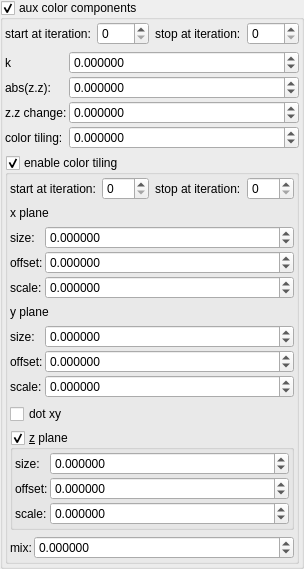
    <widget class="MyGroupBox" name="groupCheck_fold_color_aux_color_enabled_false">
     <property name="title">
      <string>aux color components&amp;</string>
     </property>
     <property name="checkable">
      <bool>true</bool>
     </property>
     <layout class="QVBoxLayout" name="verticalLayout_5">
      <property name="leftMargin">
       <number>2</number>
      </property>
      <property name="topMargin">
       <number>2</number>
      </property>
      <property name="rightMargin">
       <number>2</number>
      </property>
      <property name="bottomMargin">
       <number>2</number>
      </property>
      <item>
       <layout class="QHBoxLayout" name="horizontalLayout_21" stretch="0,1,0,1">
        <item>
         <widget class="QLabel" name="label_102">
          <property name="text">
           <string>start at iteration:</string>
          </property>
         </widget>
        </item>
        <item>
         <widget class="MySpinBox" name="spinboxInt_fold_color_start_iterations_A">
          <property name="sizePolicy">
           <sizepolicy hsizetype="Minimum" vsizetype="Maximum">
            <horstretch>0</horstretch>
            <verstretch>0</verstretch>
           </sizepolicy>
          </property>
          <property name="minimum">
           <number>0</number>
          </property>
          <property name="maximum">
           <number>999</number>
          </property>
          <property name="value">
           <number>0</number>
          </property>
         </widget>
        </item>
        <item>
         <widget class="QLabel" name="label_74">
          <property name="text">
           <string>stop at iteration:</string>
          </property>
         </widget>
        </item>
        <item>
         <widget class="MySpinBox" name="spinboxInt_fold_color_stop_iterations_A">
          <property name="sizePolicy">
           <sizepolicy hsizetype="Preferred" vsizetype="Maximum">
            <horstretch>0</horstretch>
            <verstretch>0</verstretch>
           </sizepolicy>
          </property>
          <property name="maximum">
           <number>999</number>
          </property>
         </widget>
        </item>
       </layout>
      </item>
      <item>
       <layout class="QGridLayout" name="gridLayout_16" columnstretch="0,1">
        <property name="spacing">
         <number>2</number>
        </property>
        <item row="0" column="1">
         <widget class="MyDoubleSpinBox" name="spinbox4_fold_color_difs_0000_x">
          <property name="sizePolicy">
           <sizepolicy hsizetype="Minimum" vsizetype="Maximum">
            <horstretch>0</horstretch>
            <verstretch>0</verstretch>
           </sizepolicy>
          </property>
          <property name="prefix">
           <string/>
          </property>
          <property name="suffix">
           <string/>
          </property>
          <property name="decimals">
           <number>6</number>
          </property>
          <property name="minimum">
           <double>-100.000000000000000</double>
          </property>
          <property name="maximum">
           <double>100.000000000000000</double>
          </property>
          <property name="singleStep">
           <double>0.100000000000000</double>
          </property>
         </widget>
        </item>
        <item row="1" column="1">
         <widget class="MyDoubleSpinBox" name="spinbox4_fold_color_difs_0000_y">
          <property name="sizePolicy">
           <sizepolicy hsizetype="Minimum" vsizetype="Maximum">
            <horstretch>0</horstretch>
            <verstretch>0</verstretch>
           </sizepolicy>
          </property>
          <property name="prefix">
           <string/>
          </property>
          <property name="suffix">
           <string/>
          </property>
          <property name="decimals">
           <number>6</number>
          </property>
          <property name="minimum">
           <double>-100.000000000000000</double>
          </property>
          <property name="maximum">
           <double>100.000000000000000</double>
          </property>
          <property name="singleStep">
           <double>0.100000000000000</double>
          </property>
         </widget>
        </item>
        <item row="1" column="0">
         <widget class="QLabel" name="label_39">
          <property name="text">
           <string>abs(z.z):</string>
          </property>
         </widget>
        </item>
        <item row="0" column="0">
         <widget class="QLabel" name="label_31">
          <property name="text">
           <string>k</string>
          </property>
         </widget>
        </item>
        <item row="2" column="1">
         <widget class="MyDoubleSpinBox" name="spinbox4_fold_color_difs_0000_z">
          <property name="sizePolicy">
           <sizepolicy hsizetype="Minimum" vsizetype="Maximum">
            <horstretch>0</horstretch>
            <verstretch>0</verstretch>
           </sizepolicy>
          </property>
          <property name="prefix">
           <string/>
          </property>
          <property name="suffix">
           <string/>
          </property>
          <property name="decimals">
           <number>6</number>
          </property>
          <property name="minimum">
           <double>-100.000000000000000</double>
          </property>
          <property name="maximum">
           <double>100.000000000000000</double>
          </property>
          <property name="singleStep">
           <double>0.100000000000000</double>
          </property>
         </widget>
        </item>
        <item row="3" column="1">
         <widget class="MyDoubleSpinBox" name="spinbox4_fold_color_difs_0000_w">
          <property name="enabled">
           <bool>true</bool>
          </property>
          <property name="sizePolicy">
           <sizepolicy hsizetype="Minimum" vsizetype="Maximum">
            <horstretch>0</horstretch>
            <verstretch>0</verstretch>
           </sizepolicy>
          </property>
          <property name="prefix">
           <string/>
          </property>
          <property name="suffix">
           <string/>
          </property>
          <property name="decimals">
           <number>6</number>
          </property>
          <property name="minimum">
           <double>-999.990000000000009</double>
          </property>
          <property name="maximum">
           <double>999.990000000000009</double>
          </property>
          <property name="singleStep">
           <double>0.100000000000000</double>
          </property>
         </widget>
        </item>
        <item row="3" column="0">
         <widget class="QLabel" name="label_32">
          <property name="text">
           <string>color tiling:</string>
          </property>
         </widget>
        </item>
        <item row="2" column="0">
         <widget class="QLabel" name="label_33">
          <property name="text">
           <string>z.z change:</string>
          </property>
         </widget>
        </item>
       </layout>
      </item>
      <item>
       <widget class="MyGroupBox" name="groupCheck_fold_color_aux_color_enabledA_false">
        <property name="title">
         <string>enable color tiling&amp;</string>
        </property>
        <property name="checkable">
         <bool>true</bool>
        </property>
        <layout class="QVBoxLayout" name="verticalLayout_6">
         <property name="leftMargin">
          <number>2</number>
         </property>
         <property name="topMargin">
          <number>2</number>
         </property>
         <property name="rightMargin">
          <number>2</number>
         </property>
         <property name="bottomMargin">
          <number>2</number>
         </property>
         <item>
          <layout class="QHBoxLayout" name="horizontalLayout_23" stretch="0,1,0,1">
           <item>
            <widget class="QLabel" name="label_103">
             <property name="text">
              <string>start at iteration:</string>
             </property>
            </widget>
           </item>
           <item>
            <widget class="MySpinBox" name="spinboxInt_transf_start_iterations_T">
             <property name="sizePolicy">
              <sizepolicy hsizetype="Minimum" vsizetype="Maximum">
               <horstretch>0</horstretch>
               <verstretch>0</verstretch>
              </sizepolicy>
             </property>
             <property name="minimum">
              <number>0</number>
             </property>
             <property name="maximum">
              <number>999</number>
             </property>
             <property name="value">
              <number>0</number>
             </property>
            </widget>
           </item>
           <item>
            <widget class="QLabel" name="label_75">
             <property name="text">
              <string>stop at iteration:</string>
             </property>
            </widget>
           </item>
           <item>
            <widget class="MySpinBox" name="spinboxInt_transf_stop_iterations_T">
             <property name="sizePolicy">
              <sizepolicy hsizetype="Preferred" vsizetype="Maximum">
               <horstretch>0</horstretch>
               <verstretch>0</verstretch>
              </sizepolicy>
             </property>
             <property name="maximum">
              <number>999</number>
             </property>
            </widget>
           </item>
          </layout>
         </item>
         <item>
          <widget class="QLabel" name="label_142">
           <property name="text">
            <string>x plane</string>
           </property>
          </widget>
         </item>
         <item>
          <layout class="QGridLayout" name="gridLayout_18" rowstretch="0,0,0" columnstretch="0,1">
           <property name="spacing">
            <number>2</number>
           </property>
           <item row="0" column="1">
            <widget class="MyDoubleSpinBox" name="spinbox3_transf_constant_multiplier_111_x">
             <property name="enabled">
              <bool>true</bool>
             </property>
             <property name="sizePolicy">
              <sizepolicy hsizetype="Minimum" vsizetype="Maximum">
               <horstretch>0</horstretch>
               <verstretch>0</verstretch>
              </sizepolicy>
             </property>
             <property name="prefix">
              <string/>
             </property>
             <property name="suffix">
              <string/>
             </property>
             <property name="decimals">
              <number>6</number>
             </property>
             <property name="minimum">
              <double>-999.990000000000009</double>
             </property>
             <property name="maximum">
              <double>999.990000000000009</double>
             </property>
             <property name="singleStep">
              <double>0.100000000000000</double>
             </property>
            </widget>
           </item>
           <item row="2" column="0">
            <widget class="QLabel" name="label_143">
             <property name="text">
              <string>scale:</string>
             </property>
            </widget>
           </item>
           <item row="1" column="1">
            <widget class="MyDoubleSpinBox" name="spinbox3_transf_addition_constantP_000_x">
             <property name="enabled">
              <bool>true</bool>
             </property>
             <property name="sizePolicy">
              <sizepolicy hsizetype="Minimum" vsizetype="Maximum">
               <horstretch>0</horstretch>
               <verstretch>0</verstretch>
              </sizepolicy>
             </property>
             <property name="prefix">
              <string/>
             </property>
             <property name="suffix">
              <string/>
             </property>
             <property name="decimals">
              <number>6</number>
             </property>
             <property name="minimum">
              <double>-999.990000000000009</double>
             </property>
             <property name="maximum">
              <double>999.990000000000009</double>
             </property>
             <property name="singleStep">
              <double>0.100000000000000</double>
             </property>
            </widget>
           </item>
           <item row="0" column="0">
            <widget class="QLabel" name="label_144">
             <property name="text">
              <string>size:</string>
             </property>
            </widget>
           </item>
           <item row="1" column="0">
            <widget class="QLabel" name="label_145">
             <property name="text">
              <string>offset:</string>
             </property>
            </widget>
           </item>
           <item row="2" column="1">
            <widget class="MyDoubleSpinBox" name="spinbox3_transf_constant_multiplierC_111_x">
             <property name="enabled">
              <bool>true</bool>
             </property>
             <property name="sizePolicy">
              <sizepolicy hsizetype="Minimum" vsizetype="Maximum">
               <horstretch>0</horstretch>
               <verstretch>0</verstretch>
              </sizepolicy>
             </property>
             <property name="prefix">
              <string/>
             </property>
             <property name="suffix">
              <string/>
             </property>
             <property name="decimals">
              <number>6</number>
             </property>
             <property name="minimum">
              <double>-999.990000000000009</double>
             </property>
             <property name="maximum">
              <double>999.990000000000009</double>
             </property>
             <property name="singleStep">
              <double>0.100000000000000</double>
             </property>
            </widget>
           </item>
          </layout>
         </item>
         <item>
          <widget class="QLabel" name="label_147">
           <property name="text">
            <string>y plane</string>
           </property>
          </widget>
         </item>
         <item>
          <layout class="QGridLayout" name="gridLayout_19" rowstretch="0,0,0" columnstretch="0,1">
           <property name="spacing">
            <number>2</number>
           </property>
           <item row="2" column="0">
            <widget class="QLabel" name="label_148">
             <property name="text">
              <string>scale:</string>
             </property>
            </widget>
           </item>
           <item row="0" column="0">
            <widget class="QLabel" name="label_149">
             <property name="text">
              <string>size:</string>
             </property>
            </widget>
           </item>
           <item row="1" column="0">
            <widget class="QLabel" name="label_150">
             <property name="text">
              <string>offset:</string>
             </property>
            </widget>
           </item>
           <item row="0" column="1">
            <widget class="MyDoubleSpinBox" name="spinbox3_transf_constant_multiplier_111_y">
             <property name="enabled">
              <bool>true</bool>
             </property>
             <property name="sizePolicy">
              <sizepolicy hsizetype="Minimum" vsizetype="Maximum">
               <horstretch>0</horstretch>
               <verstretch>0</verstretch>
              </sizepolicy>
             </property>
             <property name="prefix">
              <string/>
             </property>
             <property name="suffix">
              <string/>
             </property>
             <property name="decimals">
              <number>6</number>
             </property>
             <property name="minimum">
              <double>-999.990000000000009</double>
             </property>
             <property name="maximum">
              <double>999.990000000000009</double>
             </property>
             <property name="singleStep">
              <double>0.100000000000000</double>
             </property>
            </widget>
           </item>
           <item row="1" column="1">
            <widget class="MyDoubleSpinBox" name="spinbox3_transf_addition_constantP_000_y">
             <property name="enabled">
              <bool>true</bool>
             </property>
             <property name="sizePolicy">
              <sizepolicy hsizetype="Minimum" vsizetype="Maximum">
               <horstretch>0</horstretch>
               <verstretch>0</verstretch>
              </sizepolicy>
             </property>
             <property name="prefix">
              <string/>
             </property>
             <property name="suffix">
              <string/>
             </property>
             <property name="decimals">
              <number>6</number>
             </property>
             <property name="minimum">
              <double>-999.990000000000009</double>
             </property>
             <property name="maximum">
              <double>999.990000000000009</double>
             </property>
             <property name="singleStep">
              <double>0.100000000000000</double>
             </property>
            </widget>
           </item>
           <item row="2" column="1">
            <widget class="MyDoubleSpinBox" name="spinbox3_transf_constant_multiplierC_111_y">
             <property name="enabled">
              <bool>true</bool>
             </property>
             <property name="sizePolicy">
              <sizepolicy hsizetype="Minimum" vsizetype="Maximum">
               <horstretch>0</horstretch>
               <verstretch>0</verstretch>
              </sizepolicy>
             </property>
             <property name="prefix">
              <string/>
             </property>
             <property name="suffix">
              <string/>
             </property>
             <property name="decimals">
              <number>6</number>
             </property>
             <property name="minimum">
              <double>-999.990000000000009</double>
             </property>
             <property name="maximum">
              <double>999.990000000000009</double>
             </property>
             <property name="singleStep">
              <double>0.100000000000000</double>
             </property>
            </widget>
           </item>
          </layout>
         </item>
         <item>
          <widget class="MyCheckBox" name="checkBox_transf_function_enabledAx_false">
           <property name="layoutDirection">
            <enum>Qt::LeftToRight</enum>
           </property>
           <property name="text">
            <string>dot xy</string>
           </property>
          </widget>
         </item>
         <item>
          <widget class="MyGroupBox" name="groupCheck_transf_function_enabledA_false">
           <property name="font">
            <font>
             <weight>50</weight>
             <bold>false</bold>
            </font>
           </property>
           <property name="title">
            <string>&amp;z plane</string>
           </property>
           <property name="checkable">
            <bool>true</bool>
           </property>
           <layout class="QVBoxLayout" name="verticalLayout_13">
            <property name="leftMargin">
             <number>2</number>
            </property>
            <property name="topMargin">
             <number>2</number>
            </property>
            <property name="rightMargin">
             <number>2</number>
            </property>
            <property name="bottomMargin">
             <number>2</number>
            </property>
            <item>
             <layout class="QGridLayout" name="gridLayout_21" rowstretch="0,0,0" columnstretch="0,1">
              <property name="spacing">
               <number>2</number>
              </property>
              <item row="2" column="0">
               <widget class="QLabel" name="label_151">
                <property name="text">
                 <string>scale:</string>
                </property>
               </widget>
              </item>
              <item row="0" column="0">
               <widget class="QLabel" name="label_152">
                <property name="text">
                 <string>size:</string>
                </property>
               </widget>
              </item>
              <item row="1" column="0">
               <widget class="QLabel" name="label_153">
                <property name="text">
                 <string>offset:</string>
                </property>
               </widget>
              </item>
              <item row="0" column="1">
               <widget class="MyDoubleSpinBox" name="spinbox3_transf_constant_multiplier_111_z">
                <property name="enabled">
                 <bool>true</bool>
                </property>
                <property name="sizePolicy">
                 <sizepolicy hsizetype="Minimum" vsizetype="Maximum">
                  <horstretch>0</horstretch>
                  <verstretch>0</verstretch>
                 </sizepolicy>
                </property>
                <property name="prefix">
                 <string/>
                </property>
                <property name="suffix">
                 <string/>
                </property>
                <property name="decimals">
                 <number>6</number>
                </property>
                <property name="minimum">
                 <double>-999.990000000000009</double>
                </property>
                <property name="maximum">
                 <double>999.990000000000009</double>
                </property>
                <property name="singleStep">
                 <double>0.100000000000000</double>
                </property>
               </widget>
              </item>
              <item row="1" column="1">
               <widget class="MyDoubleSpinBox" name="spinbox3_transf_addition_constantP_000_z">
                <property name="enabled">
                 <bool>true</bool>
                </property>
                <property name="sizePolicy">
                 <sizepolicy hsizetype="Minimum" vsizetype="Maximum">
                  <horstretch>0</horstretch>
                  <verstretch>0</verstretch>
                 </sizepolicy>
                </property>
                <property name="prefix">
                 <string/>
                </property>
                <property name="suffix">
                 <string/>
                </property>
                <property name="decimals">
                 <number>6</number>
                </property>
                <property name="minimum">
                 <double>-999.990000000000009</double>
                </property>
                <property name="maximum">
                 <double>999.990000000000009</double>
                </property>
                <property name="singleStep">
                 <double>0.100000000000000</double>
                </property>
               </widget>
              </item>
              <item row="2" column="1">
               <widget class="MyDoubleSpinBox" name="spinbox3_transf_constant_multiplierC_111_z">
                <property name="enabled">
                 <bool>true</bool>
                </property>
                <property name="sizePolicy">
                 <sizepolicy hsizetype="Minimum" vsizetype="Maximum">
                  <horstretch>0</horstretch>
                  <verstretch>0</verstretch>
                 </sizepolicy>
                </property>
                <property name="prefix">
                 <string/>
                </property>
                <property name="suffix">
                 <string/>
                </property>
                <property name="decimals">
                 <number>6</number>
                </property>
                <property name="minimum">
                 <double>-999.990000000000009</double>
                </property>
                <property name="maximum">
                 <double>999.990000000000009</double>
                </property>
                <property name="singleStep">
                 <double>0.100000000000000</double>
                </property>
               </widget>
              </item>
             </layout>
            </item>
           </layout>
          </widget>
         </item>
         <item>
          <layout class="QGridLayout" name="gridLayout_22" rowstretch="0" columnstretch="0,1">
           <property name="spacing">
            <number>2</number>
           </property>
           <item row="0" column="0">
            <widget class="QLabel" name="label_154">
             <property name="text">
              <string>mix:</string>
             </property>
            </widget>
           </item>
           <item row="0" column="1">
            <widget class="MyDoubleSpinBox" name="spinbox_fold_color_difs1">
             <property name="enabled">
              <bool>true</bool>
             </property>
             <property name="sizePolicy">
              <sizepolicy hsizetype="Minimum" vsizetype="Maximum">
               <horstretch>0</horstretch>
               <verstretch>0</verstretch>
              </sizepolicy>
             </property>
             <property name="prefix">
              <string/>
             </property>
             <property name="suffix">
              <string/>
             </property>
             <property name="decimals">
              <number>6</number>
             </property>
             <property name="minimum">
              <double>-99.989999999999995</double>
             </property>
             <property name="maximum">
              <double>99.989999999999995</double>
             </property>
             <property name="singleStep">
              <double>0.100000000000000</double>
             </property>
            </widget>
           </item>
          </layout>
         </item>
        </layout>
       </widget>
      </item>
     </layout>
    </widget>
